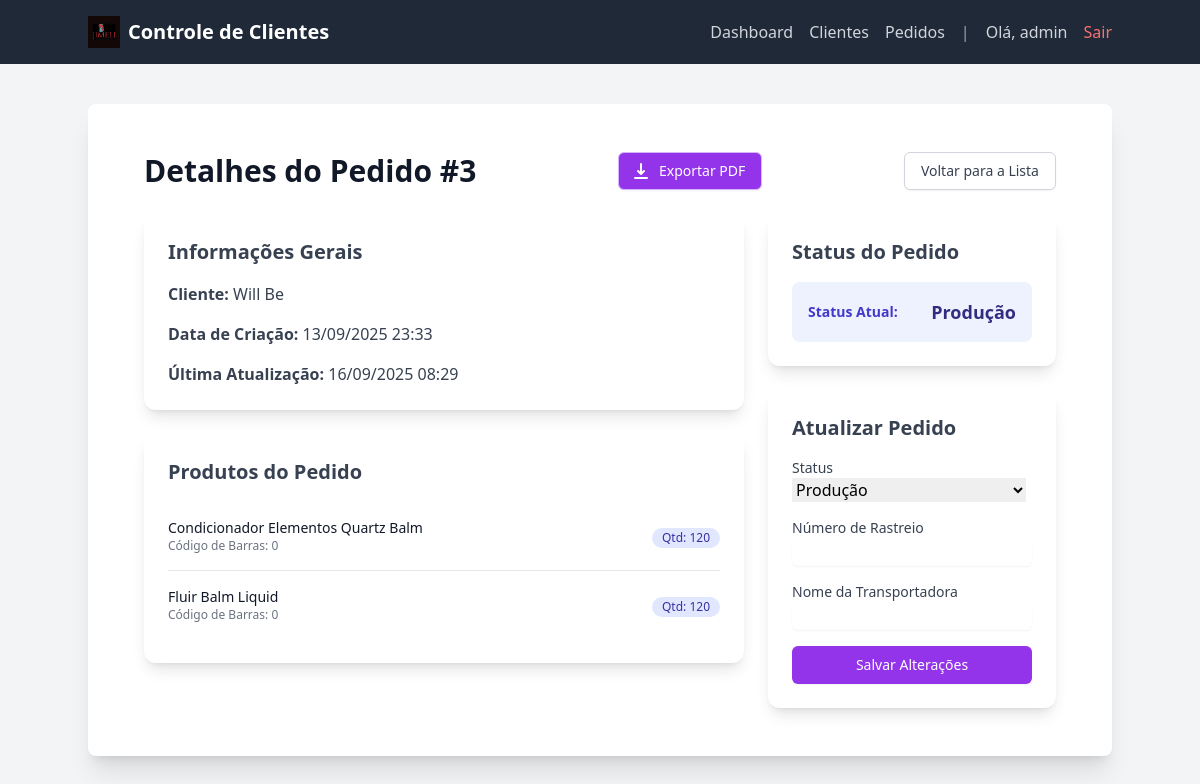
Screenshot of /clientes/pedidos/3/ (signed in) with the database file from the repository.
### clientes/models.py (models this page shows, shortened)
class Pedido(models.Model):
    STATUS_CHOICES = (
        ('entrada', 'Pagamento da Entrada'),
        ('materia_prima', 'Solicitação de Matéria Prima'),
        ('producao', 'Produção'),
        ('envase', 'Envase'),
        ('acabamento', 'Acabamento'),
        ('transporte', 'Solicitação de Transporte'),
        ('envio', 'Envio de Mercadoria'),
        ('entregue', 'Entregue'),
    )
    cliente = models.ForeignKey(Cliente, on_delete=models.CASCADE)
    produtos = models.ManyToManyField(Produto, through='ItemPedido')
    status = models.CharField(max_length=50, choices=STATUS_CHOICES, default='entrada')
    numero_rastreio = models.CharField(max_length=100, blank=True, null=True)
    nome_transportadora = models.CharField(max_length=255, blank=True, null=True)
    data_criacao = models.DateTimeField(auto_now_add=True)
    data_atualizacao = models.DateTimeField(auto_now=True)

class Cliente(models.Model):
    nome = models.CharField(max_length=255)
    telefone = models.CharField(max_length=20)
    endereco = models.CharField(max_length=255)
    nome_marca = models.CharField(max_length=255)

class ItemPedido(models.Model):
    pedido = models.ForeignKey(Pedido, on_delete=models.CASCADE)
    produto = models.ForeignKey(Produto, on_delete=models.CASCADE)
    quantidade = models.PositiveIntegerField()

class Produto(models.Model):
    cliente = models.ForeignKey(Cliente, on_delete=models.CASCADE, related_name='produtos')
    nome_produto = models.CharField(max_length=255)
    codigo_barras = models.CharField(max_length=100)
    numero_processo = models.CharField(max_length=100)

### clientes/views.py (the view)
# urls.py: path('pedidos/<int:pk>/', views.detalhe_pedido, name='detalhe_pedido'),
@login_required
@user_passes_test(is_admin_or_supervisor)
def detalhe_pedido(request, pk):
    pedido = get_object_or_404(Pedido, pk=pk)
    form = PedidoUpdateForm(instance=pedido)
    return render(request, 'clientes/detalhe_pedido.html', {'pedido': pedido, 'form': form})

### clientes/forms.py
class PedidoUpdateForm(forms.ModelForm):
    class Meta:
        model = Pedido
        fields = ['status', 'numero_rastreio', 'nome_transportadora']

### usuarios/templatetags/usuarios_tags.py (called while the page is built)
@register.filter(name='has_group')
def has_group(user, group_name):
    return user.groups.filter(name=group_name).exists()

### usuarios/views.py (called while the page is built)
def is_admin_or_supervisor(user):
    return user.groups.filter(name__in=["Administrador", "Supervisão"]).exists() or user.is_superuser

### clientes/templates/clientes/detalhe_pedido.html (shortened to what this page needs)
{% extends 'base.html' %}
{% block content %}
    <div class="max-w-7xl mx-auto py-6 sm:px-6 lg:px-8">
        <div class="flex items-center justify-between mb-6">
            <h1 class="text-3xl font-extrabold text-gray-900">Detalhes do Pedido #{{ pedido.id }}</h1>
            <a href="{% url 'exportar_pedido_pdf' pedido.pk %}" class="inline-flex items-center px-4 py-2 border border-purple-300 rounded-md shadow-sm text-sm font-medium text-white bg-purple-600 hover:bg-purple-700 focus:outline-none focus:ring-2 focus:ring-offset-2 focus:ring-purple-500">
                    Exportar PDF
            </a>
            <a href="{% url 'lista_pedidos' %}" class="inline-flex items-center px-4 py-2 border border-gray-300 rounded-md shadow-sm text-sm font-medium text-gray-700 bg-white hover:bg-gray-50 focus:outline-none focus:ring-2 focus:ring-offset-2 focus:ring-indigo-500">
                Voltar para a Lista
            </a>
        </div>
        <div class="grid grid-cols-1 md:grid-cols-3 gap-6">
            <div class="md:col-span-2">
                <div class="bg-white rounded-xl shadow-lg p-6 mb-6">
                    <h2 class="text-xl font-bold text-gray-700 mb-4">Informações Gerais</h2>
                    <div class="space-y-4 text-gray-700">
                        <p><strong>Cliente:</strong> {{ pedido.cliente.nome_marca }}</p>
                        <p><strong>Data de Criação:</strong> {{ pedido.data_criacao|date:"d/m/Y H:i" }}</p>
                        <p><strong>Última Atualização:</strong> {{ pedido.data_atualizacao|date:"d/m/Y H:i" }}</p>
                    </div>
                </div>
                <div class="bg-white rounded-xl shadow-lg p-6">
                    <h2 class="text-xl font-bold text-gray-700 mb-4">Produtos do Pedido</h2>
                    <ul class="divide-y divide-gray-200">
                        {% for item in pedido.itempedido_set.all %}
                            <li class="py-4 flex items-center justify-between">
                                <div class="flex-1 min-w-0">
                                    <p class="text-sm font-medium text-gray-900">{{ item.produto.nome_produto }}</p>
                                    <p class="text-xs text-gray-500">
                                        Código de Barras: {{ item.produto.codigo_barras }}
                                    </p>
                                </div>
                                <div class="ml-4 flex-shrink-0">
                                    <span class="inline-flex items-center px-2.5 py-0.5 rounded-full text-xs font-medium bg-indigo-100 text-indigo-800">
                                        Qtd: {{ item.quantidade }}
                                    </span>
                                </div>
                            </li>
                        {% endfor %}
                    </ul>
                </div>
            </div>
            <div>
                <div class="bg-white rounded-xl shadow-lg p-6 mb-6">
                    <h2 class="text-xl font-bold text-gray-700 mb-4">Status do Pedido</h2>
                    <div class="flex items-center justify-between bg-indigo-50 p-4 rounded-lg">
                        <span class="text-sm font-semibold text-indigo-700">Status Atual:</span>
                        <span class="text-lg font-bold text-indigo-900">{{ pedido.get_status_display }}</span>
                    </div>
                </div>
                <div class="bg-white rounded-xl shadow-lg p-6">
                    <h2 class="text-xl font-bold text-gray-700 mb-4">Atualizar Pedido</h2>
                    <form action="{% url 'detalhe_pedido' pedido.pk %}" method="post" class="space-y-4">
                        <div>
                            <label for="{{ form.status.id_for_label }}" class="block text-sm font-medium text-gray-700">Status</label>
                            {{ form.status }}
                        </div>
                        <div>
                            <label for="{{ form.numero_rastreio.id_for_label }}" class="block text-sm font-medium text-gray-700">Número de Rastreio</label>
                            <input type="text" name="{{ form.numero_rastreio.name }}" id="{{ form.numero_rastreio.id_for_label }}" value="{{ pedido.numero_rastreio|default:'' }}" class="mt-1 block w-full border-gray-300 rounded-md shadow-sm focus:ring-purple-500 focus:border-purple-500">
                        </div>
                        <div>
                            <label for="{{ form.nome_transportadora.id_for_label }}" class="block text-sm font-medium text-gray-700">Nome da Transportadora</label>
                            <input type="text" name="{{ form.nome_transportadora.name }}" id="{{ form.nome_transportadora.id_for_label }}" value="{{ pedido.nome_transportadora|default:'' }}" class="mt-1 block w-full border-gray-300 rounded-md shadow-sm focus:ring-purple-500 focus:border-purple-500">
                        </div>
                        <button type="submit" class="w-full inline-flex justify-center py-2 px-4 border border-transparent shadow-sm text-sm font-medium rounded-md text-white bg-purple-600 hover:bg-purple-700 focus:outline-none focus:ring-2 focus:ring-offset-2 focus:ring-purple-500">
                            Salvar Alterações
                        </button>
                    </form>
                </div>
            </div>
        </div>
    </div>
{% endblock %}

### clientes/templates/base.html (shortened to what this page needs)
{% load static %}
{% load usuarios_tags %}
<!DOCTYPE html>
<html lang="pt-br">
<head>
    <script src="https://cdn.tailwindcss.com"></script>
</head>
<body class="bg-gray-100 font-sans leading-normal tracking-normal">
    <nav class="bg-gray-800 p-4">
        <div class="container mx-auto flex justify-between items-center">
            <div class="flex items-center">
                <img class="h-8 w-8 mr-2" src="{% static 'images/logo.png' %}" alt="Logo">
                <a href="{% url 'dashboard' %}" class="text-white text-xl font-bold">
                    Controle de Clientes
                </a>
            </div>
            <div class="flex items-center space-x-4">
                <a href="{% url 'dashboard' %}" class="text-gray-300 hover:text-white">Dashboard</a>
                <a href="{% url 'lista_clientes' %}" class="text-gray-300 hover:text-white">Clientes</a>
                <a href="{% url 'lista_pedidos' %}" class="text-gray-300 hover:text-white">Pedidos</a>
                {% if user.is_authenticated %}
                    <span class="text-gray-400">|</span>
                    <span class="text-gray-300">Olá, {{ user.username }}</span>
                    <a href="{% url 'logout' %}" class="text-red-400 hover:text-red-600">Sair</a>
                {% else %}
                    <a href="{% url 'login' %}" class="text-gray-300 hover:text-white">Login</a>
                {% endif %}
            </div>
        </div>
    </nav>
    <div class="container mx-auto mt-10 p-6 bg-white rounded-lg shadow-xl">
        {% block content %}
        {% endblock %}
    </div>
</body>
</html>

### rows the page displays
Pedido: id "3", cliente.nome_marca "Will Be", data_criacao "13/09/2025 23:33", data_atualizacao "16/09/2025 08:29", status "Produção"
ItemPedido: produto.nome_produto "Condicionador Elementos Quartz Balm", produto.codigo_barras "0", quantidade "120"
ItemPedido: produto.nome_produto "Fluir Balm Liquid", produto.codigo_barras "0", quantidade "120"

### other values shown
{{ user.username }} "admin"
